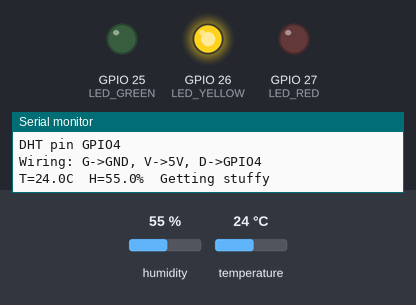
Recording of a sketch running on a simulated ESP32. On the bench: output pins drawn as LEDs (lit = HIGH), the last lines printed to the serial monitor. Inputs (shaded band) come from the test bench; at power-on: humidity 55 %, temperature 24 °C.

Above: at 3.7 s.
3.8 s: humidity set to 53 %
At 6.2 s:
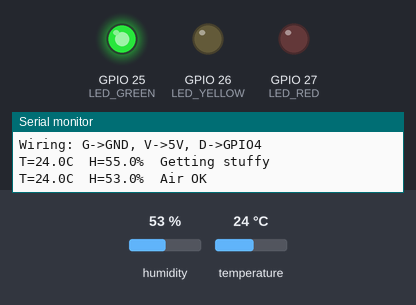
6.5 s: humidity set to 88 %
At 8.2 s:
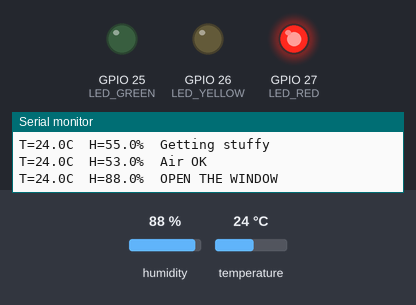
9.0 s: humidity set to 71 %
11.2 s: humidity set to 68 %
At 13.2 s:
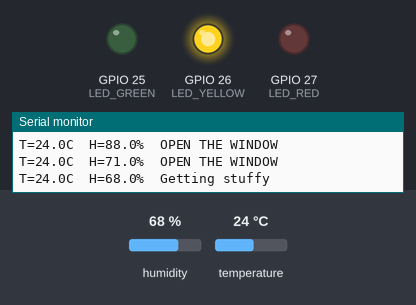
14.0 s: humidity set to 22 %
At 16.2 s:
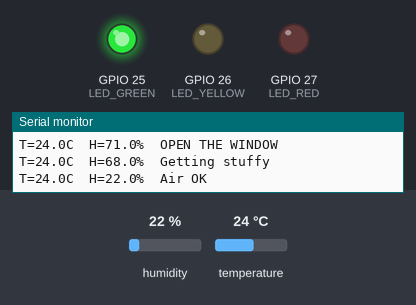
Timing chart, 0 to 17.5 s (numbered marks = the images above; inputs shaded):
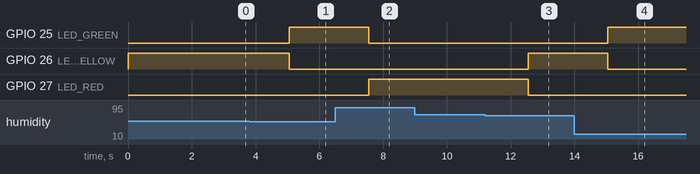

Measured:
- the behaviour switches between 55 and 54 % on humidity (found by bisection; images 0 and 1)
- the behaviour switches between 70 and 69 % on humidity (found by bisection; images 2 and 3)
- after the input at 3.8 s, GPIO 25 (LED_GREEN): LOW → HIGH after 1.3 s; GPIO 26 (LED_YELLOW): HIGH → LOW after 1.3 s
- after the input at 6.5 s, GPIO 25 (LED_GREEN): HIGH → LOW after 1.1 s; GPIO 27 (LED_RED): LOW → HIGH after 1.1 s
- after the input at 11.2 s, GPIO 26 (LED_YELLOW): LOW → HIGH after 1.3 s; GPIO 27 (LED_RED): HIGH → LOW after 1.3 s
- after the input at 14.0 s, GPIO 25 (LED_GREEN): LOW → HIGH after 1.0 s; GPIO 26 (LED_YELLOW): HIGH → LOW after 1.0 s

The sketch:

air_quality_coach.ino
```cpp
/*
  Air Quality Coach: Open the Window
  ESP32 + DHT + traffic-light LEDs + SoftAP web page

  Phone login:
    Wi-Fi SSID:  AirCoach
    Password:    openwindow
    Page URL:    http://192.168.4.1/
*/

#include <WiFi.h>
#include <WebServer.h>
#include <DHT.h>

// ---------- PINS (change if your wiring differs) ----------
// DHT11 module pins: G=GND, V=5V (or 3V3), D=DATA -> GPIO below
#define DHTPIN   4
#define DHTTYPE  DHT11   // blue DHT11 module (not DHT22)

#define LED_GREEN  25
#define LED_YELLOW 26
#define LED_RED    27

// ---------- THRESHOLDS (tune for your room) ----------
const float HUM_OK      = 55.0;  // below this = green
const float HUM_STUFFY  = 70.0;  // between OK and this = yellow; above = red

// ---------- SoftAP (no home Wi-Fi needed) ----------
const char* AP_SSID = "AirCoach";
const char* AP_PASS = "openwindow";  // min 8 chars

DHT dht(DHTPIN, DHTTYPE);
WebServer server(80);

float temperatureC = NAN;
float humidity = NAN;
String statusText = "Starting...";
String advice = "Warming up sensor";
int level = 0;  // 0=ok, 1=stuffy, 2=open window

unsigned long lastReadMs = 0;
const unsigned long READ_EVERY_MS = 2500;  // DHT11 needs >= 2s between reads

void setLights(int lvl) {
  digitalWrite(LED_GREEN,  lvl == 0 ? HIGH : LOW);
  digitalWrite(LED_YELLOW, lvl == 1 ? HIGH : LOW);
  digitalWrite(LED_RED,    lvl == 2 ? HIGH : LOW);
}

void updateFromSensor() {
  float h = dht.readHumidity();
  float t = dht.readTemperature();

  if (isnan(h) || isnan(t)) {
    statusText = "Sensor error";
    advice = "Check DHT wiring / power";
    level = 1;
    setLights(level);
    return;
  }

  humidity = h;
  temperatureC = t;

  if (h < HUM_OK) {
    level = 0;
    statusText = "Air OK";
    advice = "No action needed";
  } else if (h < HUM_STUFFY) {
    level = 1;
    statusText = "Getting stuffy";
    advice = "Crack a window soon";
  } else {
    level = 2;
    statusText = "OPEN THE WINDOW";
    advice = "Ventilate now. Humidity is high";
  }

  setLights(level);
}

String colorForLevel() {
  if (level == 0) return "#22c55e";
  if (level == 1) return "#eab308";
  return "#ef4444";
}

void handleRoot() {
  String html = R"HTML(
<!DOCTYPE html>
<html>
<head>
  <meta charset="utf-8"/>
  <meta name="viewport" content="width=device-width, initial-scale=1"/>
  <meta http-equiv="refresh" content="3"/>
  <title>AirCoach</title>
  <style>
    body { font-family: system-ui, sans-serif; background:#0b1220; color:#fff; margin:0; padding:24px; }
    .card { max-width:420px; margin:0 auto; background:#151d2e; border-radius:16px; padding:24px; }
    h1 { margin:0 0 8px; font-size:1.4rem; }
    .badge { display:inline-block; padding:8px 14px; border-radius:999px; font-weight:700; margin:12px 0; }
    .row { display:flex; justify-content:space-between; padding:10px 0; border-bottom:1px solid #243049; }
    .muted { color:#9aa6bf; font-size:0.9rem; }
  </style>
</head>
<body>
  <div class="card">
    <h1>Air Quality Coach</h1>
    <p class="muted">Live room reading · auto-refresh</p>
    <div class="badge" style="background:)HTML";

  html += colorForLevel();
  html += "\">";
  html += statusText;
  html += "</div>";

  html += "<div class=\"row\"><span>Humidity</span><strong>";
  html += isnan(humidity) ? "--" : String(humidity, 1) + " %";
  html += "</strong></div>";

  html += "<div class=\"row\"><span>Temperature</span><strong>";
  html += isnan(temperatureC) ? "--" : String(temperatureC, 1) + " &deg;C";
  html += "</strong></div>";

  html += "<p style=\"margin-top:18px\">";
  html += advice;
  html += "</p>";
  html += "<p class=\"muted\">Thresholds: OK &lt; ";
  html += String(HUM_OK, 0);
  html += "% · Open window &ge; ";
  html += String(HUM_STUFFY, 0);
  html += "%</p></div></body></html>";

  server.send(200, "text/html", html);
}

void handleJson() {
  String json = "{";
  json += "\"humidity\":" + (isnan(humidity) ? "null" : String(humidity, 1)) + ",";
  json += "\"temperature\":" + (isnan(temperatureC) ? "null" : String(temperatureC, 1)) + ",";
  json += "\"level\":" + String(level) + ",";
  json += "\"status\":\"" + statusText + "\",";
  json += "\"advice\":\"" + advice + "\"";
  json += "}";
  server.send(200, "application/json", json);
}

void setup() {
  Serial.begin(115200);

  pinMode(LED_GREEN, OUTPUT);
  pinMode(LED_YELLOW, OUTPUT);
  pinMode(LED_RED, OUTPUT);
  setLights(1);

  // Help flaky DHT11 modules on ESP32
  pinMode(DHTPIN, INPUT_PULLUP);
  dht.begin();

  WiFi.mode(WIFI_AP);
  bool ok = WiFi.softAP(AP_SSID, AP_PASS);
  Serial.println(ok ? "SoftAP started" : "SoftAP failed");
  Serial.print("SSID: ");
  Serial.println(AP_SSID);
  Serial.print("IP:   ");
  Serial.println(WiFi.softAPIP());
  Serial.print("DHT pin GPIO");
  Serial.println(DHTPIN);
  Serial.println("Wiring: G->GND, V->5V, D->GPIO4");

  server.on("/", handleRoot);
  server.on("/json", handleJson);
  server.begin();

  delay(2500);  // DHT11 warm-up
  updateFromSensor();
}

void loop() {
  server.handleClient();

  if (millis() - lastReadMs >= READ_EVERY_MS) {
    lastReadMs = millis();
    updateFromSensor();
    Serial.printf("T=%.1fC  H=%.1f%%  %s\n", temperatureC, humidity, statusText.c_str());
  }
}
```
